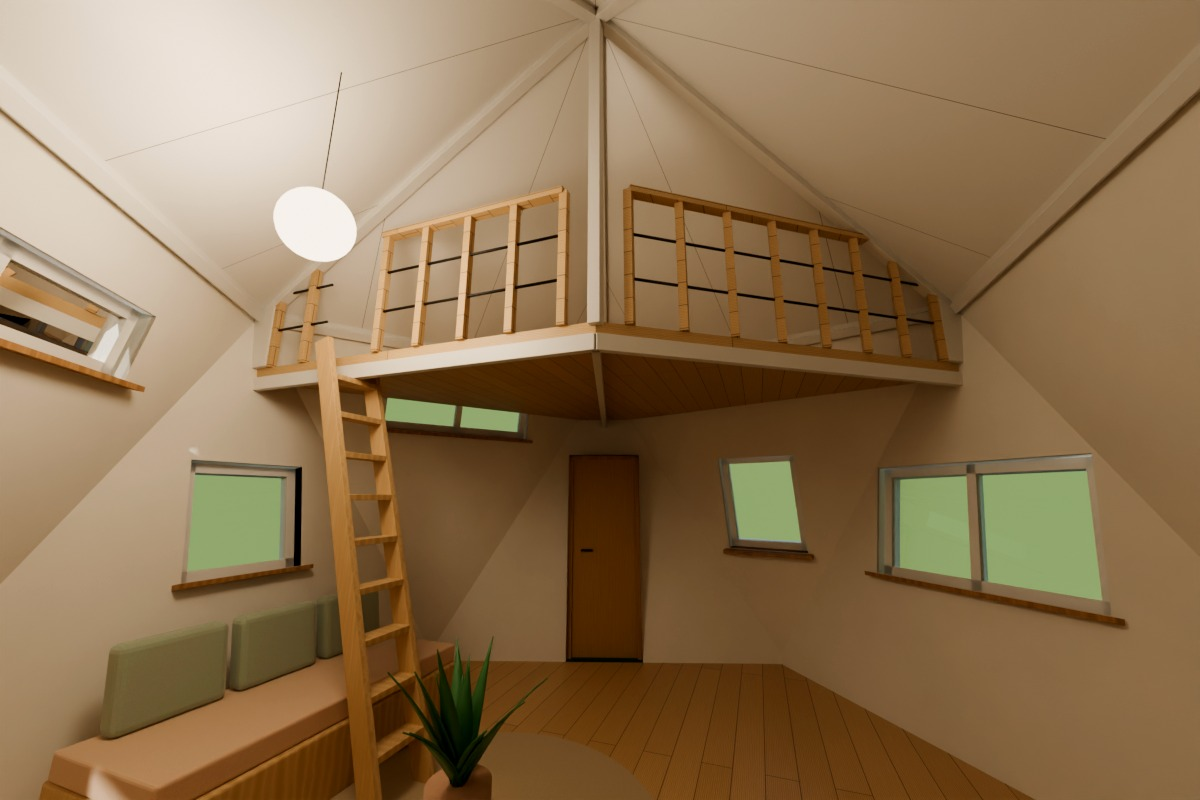
#> input picture renders/dome/schemes/W1b_lime_pinefloor.jpg, 1200 x 800 px
$ python compare.py ../renders/dome/schemes/W1_lime.jpg
#> lines starting #> are read from the running program, lines starting #| are printed output that depends on the picture
"""Compose labelled with/without wainscot comparison sheets from graded renders."""
import sys
from PIL import Image, ImageDraw, ImageFont

import os
def _font(name):
#> called with name = 'Inter-Regular.otf'
    for d in ("/usr/share/fonts/opentype/inter", "/Library/Fonts", os.path.expanduser("~/Library/Fonts")):
        p = os.path.join(d, name)
        if os.path.exists(p):
            return p
    return "/System/Library/Fonts/Supplemental/Arial.ttf"
FONT = _font("Inter-Regular.otf")
FONT_B = _font("Inter-SemiBold.otf")
INK = (34, 32, 30)
GREY = (120, 116, 110)
ACCENT = (178, 84, 46)


def sheet(panels, cols, title, sub, out, pw=1000):
#> called with cols = 2, pw = 1000
    ph = int(pw * 2 / 3)
    g, top, cap = 26, 118, 74
    rows = (len(panels) + cols - 1) // cols
    W = cols * pw + (cols + 1) * g
    H = top + rows * (ph + cap) + g
    im = Image.new("RGB", (W, H), (255, 255, 255))
#> im: PIL image 2078x884 RGB; every value is 255
    d = ImageDraw.Draw(im)
    ft = ImageFont.truetype(FONT_B, 34)
    fs = ImageFont.truetype(FONT, 22)
    fl = ImageFont.truetype(FONT_B, 24)
    fn = ImageFont.truetype(FONT, 20)
    d.text((g, 26), title, font=ft, fill=INK)
    d.text((g, 72), sub, font=fs, fill=GREY)
    for i, (path, letter, name, note) in enumerate(panels):
        r, c = divmod(i, cols)
        x = g + c * (pw + g)
        y = top + r * (ph + cap)
        p = Image.open(path).convert("RGB").resize((pw, ph), Image.LANCZOS)
        im.paste(p, (x, y))
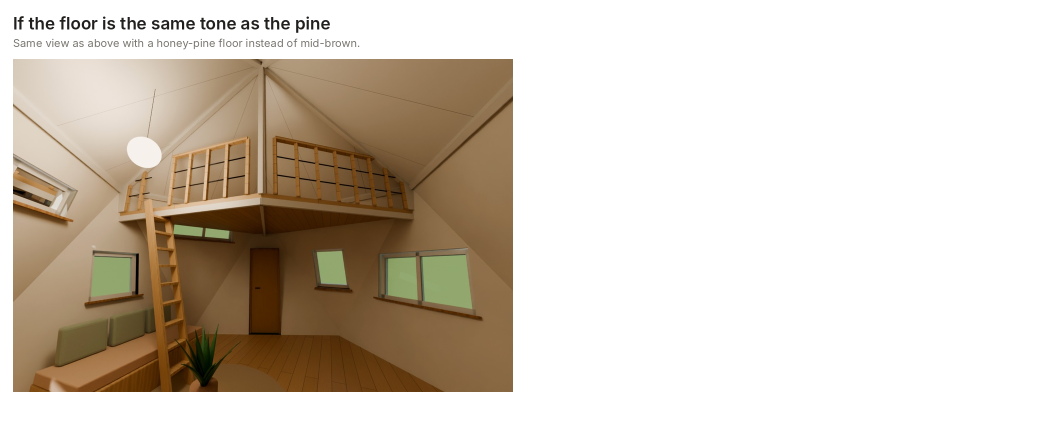
#> im: PIL image 2078x884 RGB (shown at 1/2 size); mean R, G, B 213.1, 203.5, 191.5
        d.text((x, y + ph + 12), letter, font=fl, fill=ACCENT)
        d.text((x + 34, y + ph + 12), name, font=fl, fill=INK)
        d.text((x + 34, y + ph + 42), note, font=fn, fill=GREY)
    im.save(out, quality=90)
    print(out, im.size)


if __name__ == "__main__":
    BASE = os.path.join(os.path.dirname(os.path.abspath(__file__)), "..", "renders", "dome")
    D = os.path.join(BASE, "schemes") + os.sep          # the graded renders
    C = os.path.join(BASE, "wainscot_compare") + os.sep  # the sheets this writes
    which = sys.argv[1]
    if which == "A":
        sheet([
            (D + "W1_lime.jpg", "A", "Without: limewash down to the floor", "Brightest; the floor is the only wood, but walls scuff at hand height"),
            (D + "W2_wainscot_painted.jpg", "B", "Natural pine wainscot", "Warm band at hand height; reads well over a darker floor"),
            (D + "W2b_wainscot_limed.jpg", "C", "Limewashed pine wainscot", "Wood texture, pale tone; quietest with any floor"),
            (D + "W2c_wainscot_painted_sage.jpg", "D", "Painted boards (sage green)", "Most contrast with a wood floor; a colour you can change later"),
        ], 2, "With and without the 3'-3\" wainscot",
            "Same view and same mid-brown wood floor in all four; only the lower walls change.",
            C + "C1_wainscot_compare.jpg")
    else:
#> (the run stopped early here; a loop or call above may not have finished)
